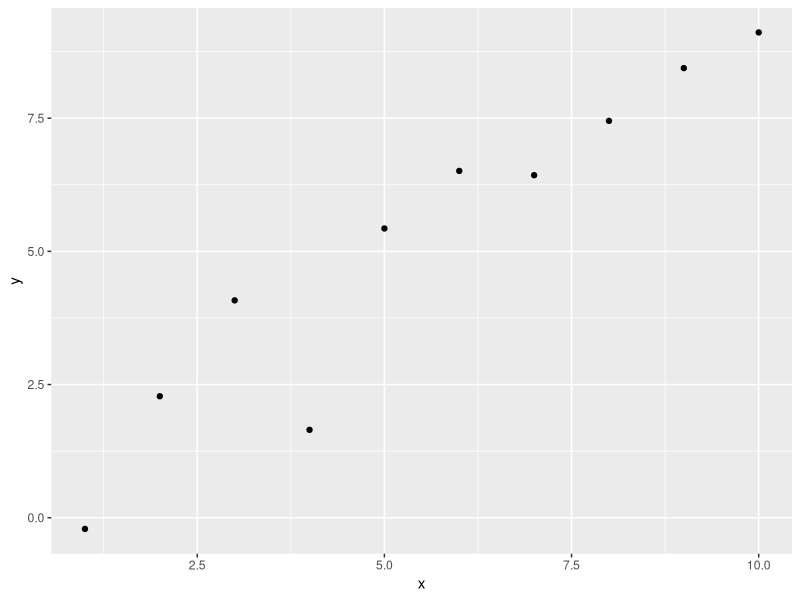

Write the R code that produced this figure.
## ---- chunk 1
set.seed(1234)
library(ggplot2)
library(lattice)
## ---- chunk 2
x <- 1:10
y <- round(rnorm(10, x, 1), 2)
df <- data.frame(x, y)
df
## ---- chunk 3
qplot(x, y, data=df)
